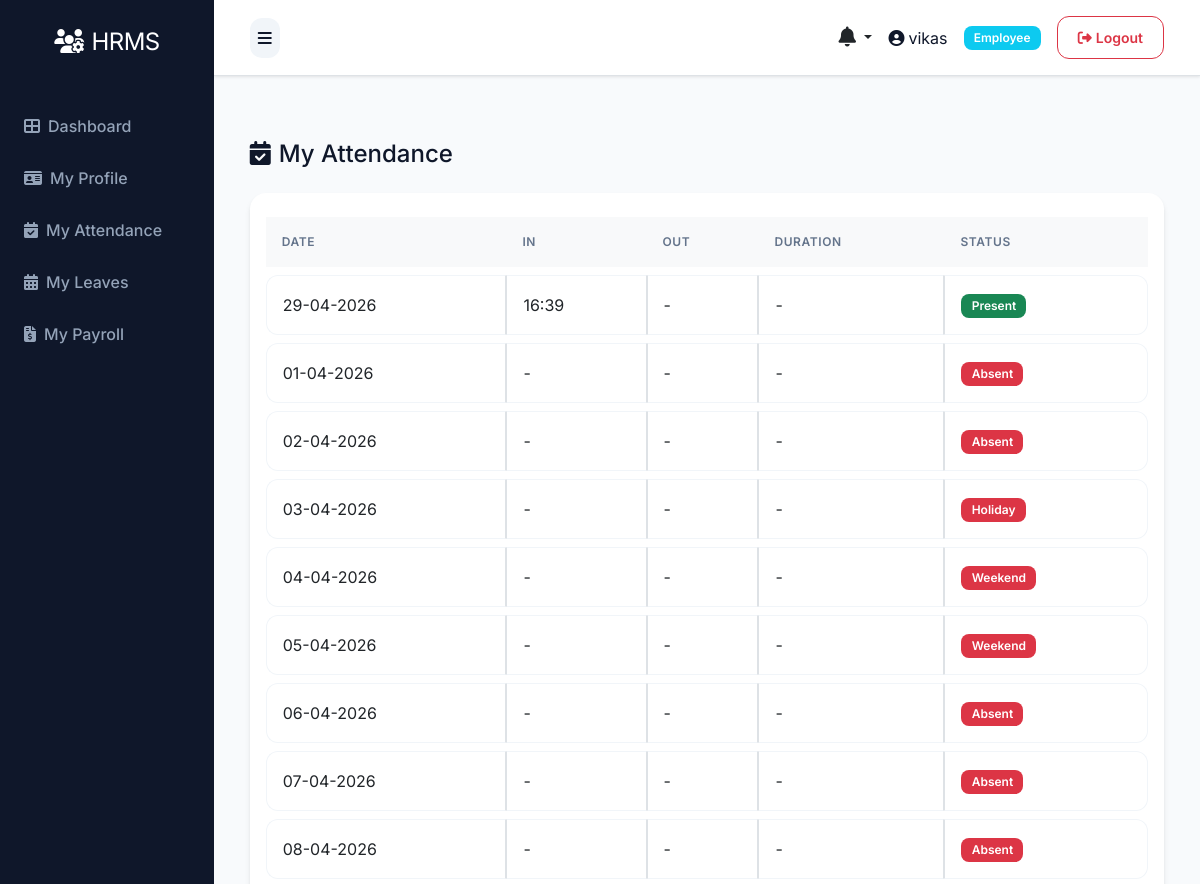
The page /employee/my-attendance (signed in, upper part) on the database as committed earlier.
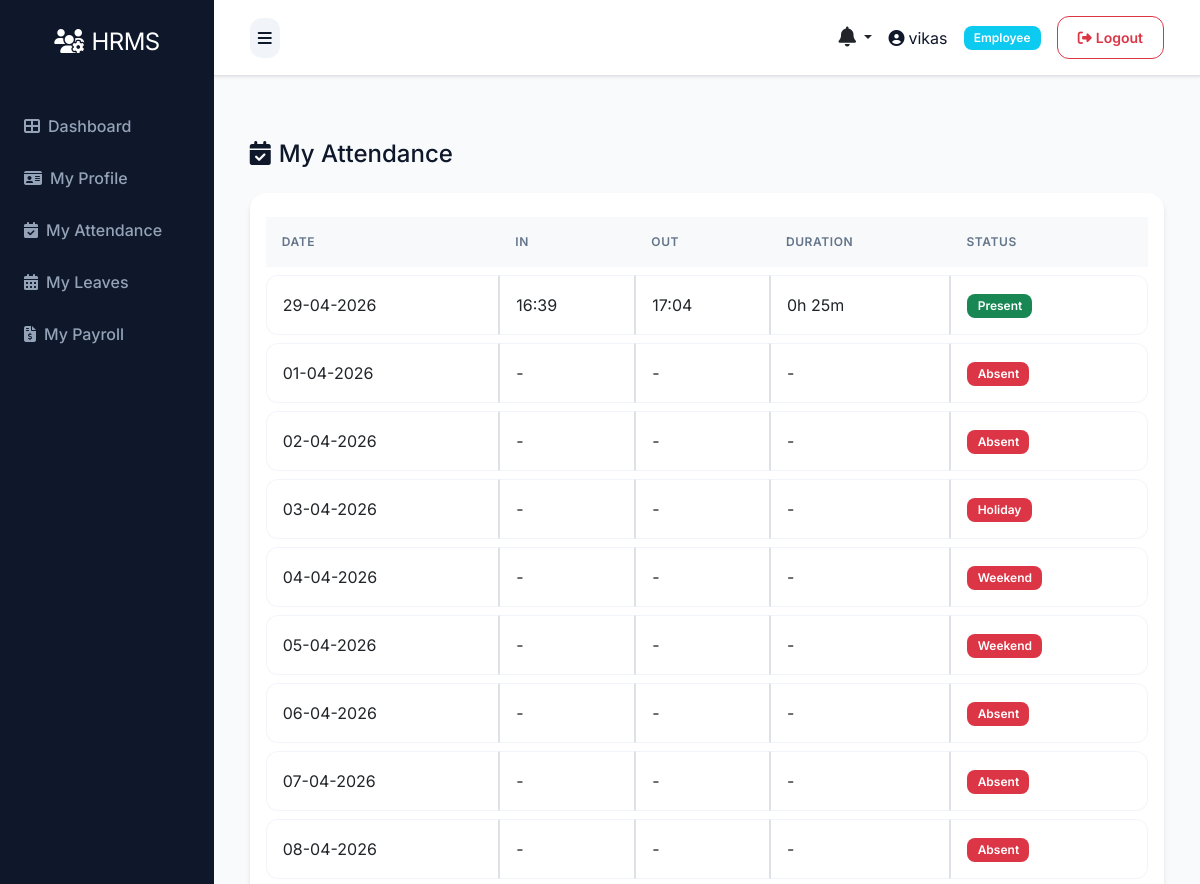
The same page on the database as committed later.
### models.py (models this page shows)
class Attendance(db.Model):
    __tablename__ = 'attendances'
    id = db.Column(db.Integer, primary_key=True)
    employee_id = db.Column(db.Integer, db.ForeignKey('employees.id'), nullable=False)
    date = db.Column(db.Date, nullable=False)
    time_in = db.Column(db.Time)
    time_out = db.Column(db.Time)
    status = db.Column(db.String(20))  # present, absent, holiday, weekend
    description = db.Column(db.Text)  # For holiday name or other notes
    created_at = db.Column(db.DateTime, default=datetime.utcnow)
    updated_at = db.Column(db.DateTime, default=datetime.utcnow, onupdate=datetime.utcnow)

### routes/employee.py (the view)
@bp.route('/my-attendance', methods=['GET'])
@login_required
def my_attendance():
    if current_user.role.name != 'employee':
        flash('Only employees can view this page.', 'danger')
        return redirect(url_for('auth.login'))
    employee = _get_logged_in_employee()
    records = []
    if employee:
        records = employee.attendances[-30:] if employee.attendances else []
    return render_template('employee/my_attendance.html', records=records)

### app.py (called while the page is built)
@app.context_processor
def inject_now():
    return {'datetime': datetime}

@login_manager.user_loader
def load_user(user_id):
    try:
        return db.session.get(User, int(user_id))
    except Exception as e:
        app.logger.error(f'Error loading user {user_id}: {str(e)}')
        return None

@app.context_processor
def inject_user():
    pending_leaves = 0
    unread_notifications_count = 0
    recent_notifications = []
    try:
        if current_user.is_authenticated:
            if getattr(current_user, 'role', None) and current_user.role.name in ['superadmin', 'hr']:
                from models import Leave
                pending_leaves = Leave.query.filter_by(status='pending').count()
            unread_notifications_count = Notification.query.filter_by(user_id=current_user.id, is_read=False).count()
            recent_notifications = Notification.query.filter_by(user_id=current_user.id).order_by(Notification.created_at.desc()).limit(5).all()
    except Exception:
        pass
    return dict(current_user=current_user, pending_leaves=pending_leaves, unread_notifications_count=unread_notifications_count, recent_notifications=recent_notifications)

### templates/employee/my_attendance.html
{% extends 'base.html' %}
{% block content %}
<div class="container mt-4">
  <h4 class="mb-4"><i class="fas fa-calendar-check me-2"></i>My Attendance</h4>
  <div class="card">
    <div class="card-body">
      {% if records %}
      <div class="table-responsive">
        <table class="table table-bordered table-hover table-sm mb-0">
          <thead class="table-light">
            <tr>
              <th>Date</th>
              <th>In</th>
              <th>Out</th>
              <th>Duration</th>
              <th>Status</th>
            </tr>
          </thead>
          <tbody>
            {% for a in records %}
            <tr>
              <td>{{ a.date.strftime('%d-%m-%Y') }}</td>
              <td>{{ a.time_in.strftime('%H:%M') if a.time_in else '-' }}</td>
              <td>{{ a.time_out.strftime('%H:%M') if a.time_out else '-' }}</td>
              <td>
                {% if a.time_in and a.time_out %}
                  {% set duration = (a.time_out.hour * 60 + a.time_out.minute) - (a.time_in.hour * 60 + a.time_in.minute) %}
                  {% if duration >= 0 %}{{ (duration // 60) }}h {{ (duration % 60) }}m{% else %}-{% endif %}
                {% else %}-{% endif %}
              </td>
              <td><span class="badge bg-{{ 'success' if a.status=='present' else 'danger' }}">{{ a.status|title }}</span></td>
            </tr>
            {% endfor %}
          </tbody>
        </table>
      </div>
      {% else %}
      <div class="alert alert-info text-center">No attendance records found.</div>
      {% endif %}
    </div>
  </div>
</div>
{% endblock %}

Rows that differ between the two databases and show on the page:
changed Attendance "Present": time_out "-" → "17:04"; value (not shown) → "0"; value (not shown) → "25"; time_out "-" → "h m"
